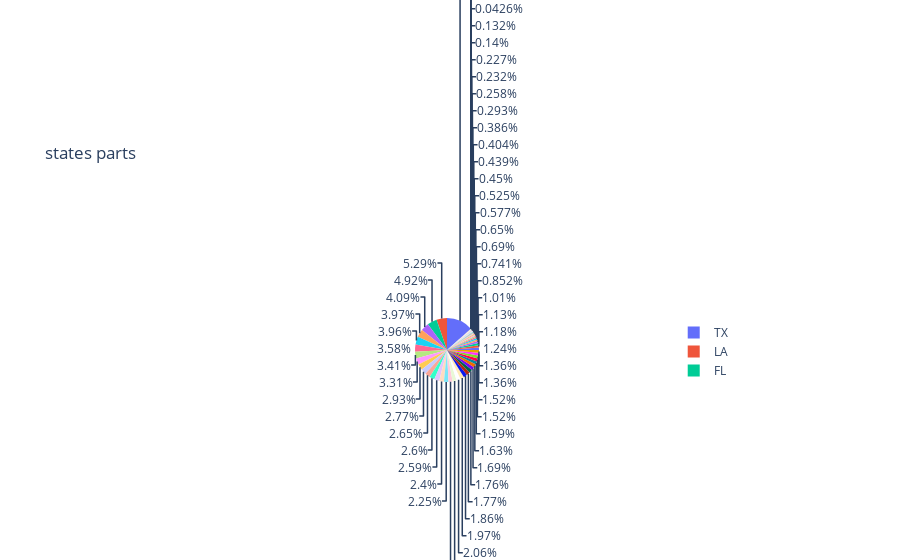

The notebook cell saved with this chart:
### Code cell
data = sdf.groupby(['state','county','city'], as_index=False).sum()
fig = px.pie(data, values='total emissions', title='states parts',names='state')
fig.show()

### Figure 1 — Plotly figure (JSON) as saved in the notebook; plotly's stock layout.template omitted (floating-point values rounded to 4 significant figures; data arrays with more than 128 entries replaced by an {"elided": "..."} marker saying what was removed)
{"data": [{"domain": {"x": [0, 1], "y": [0, 1]}, "hovertemplate": "state=%{label}<br>total emissions=%{value}<extra></extra>", "labels": {"elided": "17839 str values"}, "legendgroup": "", "name": "", "showlegend": true, "type": "pie", "values": {"elided": "17839 float values"}}], "layout": {"legend": {"tracegroupgap": 0}, "title": {"text": "states parts"}}}
